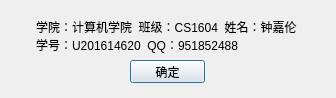
<?xml version="1.0" encoding="UTF-8"?>
<ui version="4.0">
 <class>Dev_Info</class>
 <widget class="QDialog" name="Dev_Info">
  <property name="geometry">
   <rect>
    <x>0</x>
    <y>0</y>
    <width>336</width>
    <height>98</height>
   </rect>
  </property>
  <property name="minimumSize">
   <size>
    <width>336</width>
    <height>98</height>
   </size>
  </property>
  <property name="maximumSize">
   <size>
    <width>336</width>
    <height>98</height>
   </size>
  </property>
  <property name="windowTitle">
   <string>开发者信息</string>
  </property>
  <widget class="QLabel" name="label">
   <property name="geometry">
    <rect>
     <x>36</x>
     <y>5</y>
     <width>291</width>
     <height>61</height>
    </rect>
   </property>
   <property name="text">
    <string>学院：计算机学院  班级：CS1604  姓名：钟嘉伦
学号：U201614620  QQ：951852488</string>
   </property>
  </widget>
  <widget class="QPushButton" name="pushButton">
   <property name="geometry">
    <rect>
     <x>130</x>
     <y>60</y>
     <width>75</width>
     <height>23</height>
    </rect>
   </property>
   <property name="text">
    <string>确定</string>
   </property>
  </widget>
 </widget>
 <resources/>
 <connections>
  <connection>
   <sender>pushButton</sender>
   <signal>clicked()</signal>
   <receiver>Dev_Info</receiver>
   <slot>close()</slot>
   <hints>
    <hint type="sourcelabel">
     <x>167</x>
     <y>71</y>
    </hint>
    <hint type="destinationlabel">
     <x>167</x>
     <y>48</y>
    </hint>
   </hints>
  </connection>
 </connections>
</ui>
